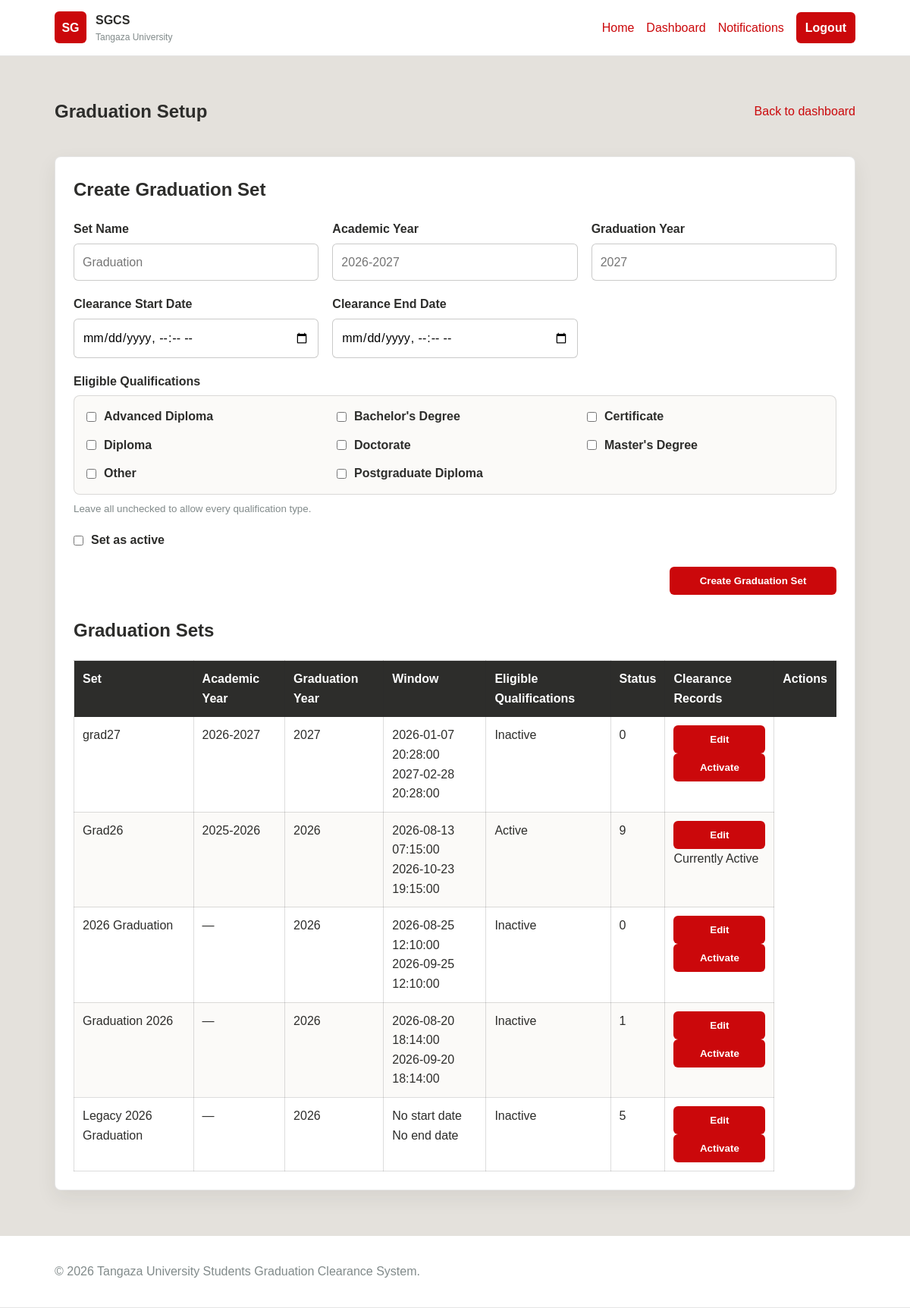
/SGCS/admin_graduation_sets.php (signed in), run on the app's committed database.
### tables this page shows
CREATE TABLE `qualification_types` (
  `qualification_type_id` int(11) NOT NULL,
  `qualification_name` varchar(100) NOT NULL,
  `is_active` tinyint(1) NOT NULL DEFAULT 1,
  `created_at` datetime NOT NULL DEFAULT current_timestamp()
);

CREATE TABLE `graduation_sets` (
  `graduation_set_id` int(11) NOT NULL,
  `set_name` varchar(100) NOT NULL,
  `graduation_year` year(4) NOT NULL,
  `academic_year` varchar(9) DEFAULT NULL,
  `is_active` tinyint(1) NOT NULL DEFAULT 0,
  `starts_at` datetime DEFAULT NULL,
  `ends_at` datetime DEFAULT NULL
);

### SGCS/admin_graduation_sets.php (the view, shortened to what this page needs)
<?php
require_once __DIR__ . '/includes/clearance_functions.php';
$error = '';
$editSet = null;
$qualificationTypes = $pdo->query(
    'SELECT qualification_type_id, qualification_name FROM qualification_types WHERE is_active = 1 ORDER BY qualification_name'
)->fetchAll();
$currentPage = $_SERVER['PHP_SELF'];
try {
    $sets = $pdo->query(<<<SQL
SELECT
    gs.*,
    COUNT(cr.request_id) AS requests,
    (
        SELECT GROUP_CONCAT(
            qt.qualification_name
            ORDER BY qt.qualification_name
            SEPARATOR ', '
        )
        FROM graduation_set_qualification_types gsqt
        JOIN qualification_types qt
            ON qt.qualification_type_id = gsqt.qualification_type_id
        WHERE gsqt.graduation_set_id = gs.graduation_set_id
    ) AS eligible_qualifications
FROM graduation_sets gs
LEFT JOIN clearance_requests cr
    ON cr.graduation_set_id = gs.graduation_set_id
GROUP BY gs.graduation_set_id
ORDER BY
    gs.academic_year DESC,
    gs.graduation_year DESC,
    gs.set_name ASC
SQL
    )->fetchAll();
} catch (Exception $e) {
    $sets = [];
    if ($error === '') {
        $error = $e->getMessage();
    }
}
require_once __DIR__ . '/includes/header.php';
?>
<section class="dashboard">
    <div class="dashboard-top">
        <h1>Graduation Setup</h1>
        <a href="dashboard.php">
            Back to dashboard
        </a>
    </div>
    <div class="dashboard-box">
        <?php if (!$editSet): ?>
            <h2>Create Graduation Set</h2>
            <form
                class="graduation-set-form"
                method="post"
                action="<?= htmlspecialchars($currentPage) ?>"
            >
                <div class="form-group">
                    <label>Set Name</label>
                    <input
                        type="text"
                        name="set_name"
                        placeholder="Graduation"
                        required
                    >
                </div>
                <div class="form-group">
                    <label>Academic Year</label>
                    <input
                        type="text"
                        name="academic_year"
                        placeholder="2026-2027"
                        pattern="\d{4}-\d{4}"
                        required
                    >
                </div>
                <div class="form-group">
                    <label>Graduation Year</label>
                    <input
                        type="number"
                        name="graduation_year"
                        min="2000"
                        max="2100"
                        placeholder="2027"
                        required
                    >
                </div>
                <div class="form-group">
                    <label>Clearance Start Date</label>
                    <input
                        type="datetime-local"
                        name="starts_at"
                    >
                </div>
                <div class="form-group">
                    <label>Clearance End Date</label>
                    <input
                        type="datetime-local"
                        name="ends_at"
                    >
                </div>
                <div class="form-group qualifications-group">
                    <label>Eligible Qualifications</label>
                    <div class="qualification-options">
                        <?php foreach ($qualificationTypes as $q): ?>
                            <label class="qualification-option">
                                <input type="checkbox" name="qualification_type_ids[]" value="<?= $q['qualification_type_id'] ?>">
                                <span><?= htmlspecialchars($q['qualification_name']) ?></span>
                            </label>
                        <?php endforeach; ?>
                    </div>
                    <small class="qualification-help">Leave all unchecked to allow every qualification type.</small>
                </div>
                <div class="form-group">
                    <label class="active-option">
                        <input type="checkbox" name="is_active" value="1">
                        <span>Set as active</span>
                    </label>
                </div>
                <div class="form-actions">
                    <button type="submit">Create Graduation Set</button>
                </div>
            </form>
        <?php endif; ?>
        <h2>
            Graduation Sets
        </h2>
        <table class="data-table">
            <thead>
                <tr>
                    <th>Set</th>
                    <th>Academic Year</th>
                    <th>Graduation Year</th>
                    <th>Window</th>
                    <th>Eligible Qualifications</th>
                    <th>Status</th>
                    <th>Clearance Records</th>
                    <th>Actions</th>
                </tr>
            </thead>
            <tbody>
                <?php foreach ($sets as $s): ?>
                    <tr>
                        <td>
                            <?= htmlspecialchars(
                                $s['set_name']
                            ) ?>
                        </td>
                        <td>
                            <?= htmlspecialchars(
                                $s['academic_year'] ?? '—'
                            ) ?>
                        </td>
                        <td>
                            <?= htmlspecialchars(
                                $s['graduation_year']
                            ) ?>
                        </td>
                        <td>
                            <?= htmlspecialchars(
                                !empty($s['starts_at'])
                                ? $s['starts_at']
                                : 'No start date'
                            ) ?>
                            <br>
                            <?= htmlspecialchars(
                                !empty($s['ends_at'])
                                ? $s['ends_at']
                                : 'No end date'
                            ) ?>
                        </td>
                        <td>
                            <?= $s['is_active']
                                ? 'Active'
                                : 'Inactive'
                            ?>
                        </td>
                        <td>
                            <?= (int) $s['requests'] ?>
                        </td>
                        <td>
                            <form
                                method="get"
                                action="<?= htmlspecialchars($currentPage) ?>"
                                class="inline-form"
                            >
                                <button
                                    type="submit"
                                    class="secondary"
                                >
                                    Edit
                                </button>
                            </form>
                            <?php if (!$s['is_active']): ?>
                                <form
                                    method="post"
                                    action="<?= htmlspecialchars($currentPage) ?>"
                                    class="inline-form"
                                >
                                    <button type="submit">
                                        Activate
                                    </button>
                                </form>
                            <?php else: ?>
                                <span class="status-active">
                                    Currently Active
                                </span>
                            <?php endif; ?>
                        </td>
                    </tr>
                <?php endforeach; ?>
            </tbody>
        </table>
    </div>
</section>
<?php
require_once __DIR__ . '/includes/footer.php';
?>

### SGCS/assets/css/style.css (style rules this page uses)
:root { --orange: #e75703; --red: #cb080b; --soft: #e4e1dc; --dark: #2d2d2b; --gold: #c49607; --pink: #e78086; --olive: #6e5c18; --gray: #818a8a; --light-gold: #ecd489; --white: #ffffff; }
* { box-sizing: border-box; }
body { margin: 0; min-height: 100vh; display: flex; flex-direction: column; font-family: Arial, Helvetica, sans-serif; color: var(--dark); background: var(--soft); line-height: 1.6; }
a { color: var(--red); text-decoration: none; }
.hero-panel, .card, .login-box, .dashboard-box { background: var(--white); border: 1px solid rgba(45, 45, 43, 0.12); border-radius: 8px; box-shadow: 0 10px 26px rgba(45, 45, 43, 0.08); }
.button, button { display: inline-block; border: 0; background: var(--red); color: var(--white); padding: 11px 18px; border-radius: 6px; font-weight: bold; cursor: pointer; }
.form-group { margin-bottom: 16px; }
label { display: block; margin-bottom: 6px; font-weight: bold; }
input, select, textarea { width: 100%; padding: 11px; border: 1px solid rgba(45, 45, 43, 0.25); border-radius: 6px; font: inherit; }
.dashboard { width: min(1100px, 88%); margin: 34px auto 60px; }
.dashboard-top { display: flex; justify-content: space-between; gap: 20px; align-items: center; margin-bottom: 20px; }
.dashboard-box { padding: 24px; }
.dashboard-box h2 { margin-top: 26px; }
.dashboard-box h2:first-child { margin-top: 0; }
.data-table { width: 100%; border-collapse: collapse; margin-top: 16px; background: var(--white); }
.data-table th, .data-table td { padding: 11px; border: 1px solid rgba(45, 45, 43, 0.16); text-align: left; vertical-align: top; }
.data-table th { background: var(--dark); color: var(--white); }
.data-table tr:nth-child(even) td { background: #fbfaf8; }
.inline-form { display: grid; gap: 8px; }
:root { --status-pending-bg: #fff4cf; --status-approved: #278b48; --status-approved-bg: #e9f7ed; --status-rejected-bg: #ffe8e9; }

### SGCS/admin_graduation_sets.php (style rules this page uses)
.graduation-set-form { display: grid; grid-template-columns: repeat(3, minmax(220px, 1fr)); gap: 18px; align-items: end; margin-bottom: 28px; }
.graduation-set-form .form-group { margin-bottom: 0; }
.graduation-set-form .qualifications-group { grid-column: 1 / -1; }
.qualification-options { display: grid; grid-template-columns: repeat(3, minmax(180px, 1fr)); gap: 12px 18px; padding: 14px 16px; border: 1px solid rgba(45,45,43,.16); border-radius: 8px; background: #fbfaf8; }
.qualification-option, .active-option { display: flex !important; align-items: center; gap: 10px; margin: 0 !important; font-weight: 600; }
.qualification-option input, .active-option input { width: auto; margin: 0; }
.qualification-help { display: block; margin-top: 8px; color: var(--gray); }
.graduation-set-form .form-actions { grid-column: 1 / -1; display: flex; align-items: center; justify-content: flex-end; gap: 12px; padding-top: 4px; }
.graduation-set-form .form-actions button, .graduation-set-form .form-actions .secondary-button { width: auto; min-width: 220px; text-align: center; }

### data on the page
qualification_types: qualification_name "Advanced Diploma"
qualification_types: qualification_name "Bachelor's Degree"
qualification_types: qualification_name "Certificate"
qualification_types: qualification_name "Diploma"
qualification_types: qualification_name "Doctorate"
qualification_types: qualification_name "Master's Degree"
qualification_types: qualification_name "Other"
qualification_types: qualification_name "Postgraduate Diploma"
graduation_sets: set_name "grad27", academic_year "2026-2027", graduation_year "2027", starts_at "2026-01-07 20:28:00", ends_at "2027-02-28 20:28:00", is_active "Inactive", requests "0"
graduation_sets: set_name "Grad26", academic_year "2025-2026", graduation_year "2026", starts_at "2026-08-13 07:15:00", ends_at "2026-10-23 19:15:00", is_active "Active", requests "9"
graduation_sets: set_name "2026 Graduation", academic_year "—", graduation_year "2026", starts_at "2026-08-25 12:10:00", ends_at "2026-09-25 12:10:00", is_active "Inactive", requests "0"
graduation_sets: set_name "Graduation 2026", academic_year "—", graduation_year "2026", starts_at "2026-08-20 18:14:00", ends_at "2026-09-20 18:14:00", is_active "Inactive", requests "1"
graduation_sets: set_name "Legacy 2026 Graduation", academic_year "—", graduation_year "2026", starts_at "No start date", ends_at "No end date", is_active "Inactive", requests "5"

### other printed values
APP_SHORT_NAME "SGCS"
